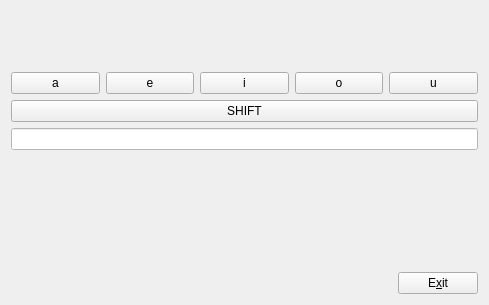
<?xml version="1.0" encoding="UTF-8"?>
<ui version="4.0">
 <class>MyForm</class>
 <widget class="QWidget" name="MyForm">
  <property name="geometry">
   <rect>
    <x>0</x>
    <y>0</y>
    <width>489</width>
    <height>305</height>
   </rect>
  </property>
  <property name="windowTitle">
   <string>PENJAT</string>
  </property>
  <layout class="QVBoxLayout" name="verticalLayout_5">
   <item>
    <layout class="QVBoxLayout" name="verticalLayout_4">
     <item>
      <spacer name="verticalSpacer">
       <property name="orientation">
        <enum>Qt::Vertical</enum>
       </property>
       <property name="sizeHint" stdset="0">
        <size>
         <width>20</width>
         <height>40</height>
        </size>
       </property>
      </spacer>
     </item>
     <item>
      <layout class="QVBoxLayout" name="verticalLayout_3">
       <item>
        <layout class="QVBoxLayout" name="verticalLayout_2">
         <item>
          <layout class="QHBoxLayout" name="horizontalLayout_2">
           <item>
            <widget class="MyPushButton" name="pushButton">
             <property name="text">
              <string>a</string>
             </property>
            </widget>
           </item>
           <item>
            <widget class="MyPushButton" name="pushButton_6">
             <property name="text">
              <string>e</string>
             </property>
            </widget>
           </item>
           <item>
            <widget class="MyPushButton" name="pushButton_2">
             <property name="text">
              <string>i</string>
             </property>
            </widget>
           </item>
           <item>
            <widget class="MyPushButton" name="pushButton_5">
             <property name="text">
              <string>o</string>
             </property>
            </widget>
           </item>
           <item>
            <widget class="MyPushButton" name="pushButton_4">
             <property name="text">
              <string>u</string>
             </property>
            </widget>
           </item>
          </layout>
         </item>
         <item>
          <widget class="MyPushButton" name="pushButton_3">
           <property name="text">
            <string>SHIFT</string>
           </property>
          </widget>
         </item>
        </layout>
       </item>
       <item>
        <widget class="QLineEdit" name="lineEdit">
         <property name="styleSheet">
          <string notr="true">background-color: rgb(255, 255, 255);
color: rgb(0, 0, 0);</string>
         </property>
        </widget>
       </item>
      </layout>
     </item>
    </layout>
   </item>
   <item>
    <layout class="QHBoxLayout" name="horizontalLayout">
     <item>
      <spacer name="horizontalSpacer">
       <property name="orientation">
        <enum>Qt::Horizontal</enum>
       </property>
       <property name="sizeHint" stdset="0">
        <size>
         <width>40</width>
         <height>20</height>
        </size>
       </property>
      </spacer>
     </item>
     <item>
      <layout class="QVBoxLayout" name="verticalLayout">
       <item>
        <spacer name="verticalSpacer_2">
         <property name="orientation">
          <enum>Qt::Vertical</enum>
         </property>
         <property name="sizeHint" stdset="0">
          <size>
           <width>20</width>
           <height>40</height>
          </size>
         </property>
        </spacer>
       </item>
       <item>
        <widget class="QPushButton" name="pushButton_8">
         <property name="text">
          <string>E&amp;xit</string>
         </property>
        </widget>
       </item>
      </layout>
     </item>
    </layout>
   </item>
  </layout>
 </widget>
 <customwidgets>
  <customwidget>
   <class>MyPushButton</class>
   <extends>QPushButton</extends>
   <header>MyPushButton.h</header>
   <slots>
    <signal>sendTextSignal(QString)</signal>
    <slot>sendTextA()</slot>
    <slot>sendTextE()</slot>
    <slot>sendTextI()</slot>
    <slot>sendTextO()</slot>
    <slot>sendTextU()</slot>
    <slot>changeShift()</slot>
   </slots>
  </customwidget>
 </customwidgets>
 <resources/>
 <connections>
  <connection>
   <sender>pushButton_8</sender>
   <signal>clicked()</signal>
   <receiver>MyForm</receiver>
   <slot>close()</slot>
   <hints>
    <hint type="sourcelabel">
     <x>478</x>
     <y>298</y>
    </hint>
    <hint type="destinationlabel">
     <x>358</x>
     <y>269</y>
    </hint>
   </hints>
  </connection>
  <connection>
   <sender>pushButton</sender>
   <signal>clicked()</signal>
   <receiver>pushButton</receiver>
   <slot>sendTextA()</slot>
   <hints>
    <hint type="sourcelabel">
     <x>55</x>
     <y>113</y>
    </hint>
    <hint type="destinationlabel">
     <x>83</x>
     <y>105</y>
    </hint>
   </hints>
  </connection>
  <connection>
   <sender>pushButton_6</sender>
   <signal>clicked()</signal>
   <receiver>pushButton_6</receiver>
   <slot>sendTextE()</slot>
   <hints>
    <hint type="sourcelabel">
     <x>141</x>
     <y>113</y>
    </hint>
    <hint type="destinationlabel">
     <x>173</x>
     <y>110</y>
    </hint>
   </hints>
  </connection>
  <connection>
   <sender>pushButton_2</sender>
   <signal>clicked()</signal>
   <receiver>pushButton_2</receiver>
   <slot>sendTextI()</slot>
   <hints>
    <hint type="sourcelabel">
     <x>226</x>
     <y>114</y>
    </hint>
    <hint type="destinationlabel">
     <x>260</x>
     <y>109</y>
    </hint>
   </hints>
  </connection>
  <connection>
   <sender>pushButton_5</sender>
   <signal>clicked()</signal>
   <receiver>pushButton_5</receiver>
   <slot>sendTextO()</slot>
   <hints>
    <hint type="sourcelabel">
     <x>311</x>
     <y>117</y>
    </hint>
    <hint type="destinationlabel">
     <x>343</x>
     <y>114</y>
    </hint>
   </hints>
  </connection>
  <connection>
   <sender>pushButton_4</sender>
   <signal>clicked()</signal>
   <receiver>pushButton_4</receiver>
   <slot>sendTextU()</slot>
   <hints>
    <hint type="sourcelabel">
     <x>391</x>
     <y>109</y>
    </hint>
    <hint type="destinationlabel">
     <x>430</x>
     <y>110</y>
    </hint>
   </hints>
  </connection>
  <connection>
   <sender>pushButton</sender>
   <signal>sendTextSignal(QString)</signal>
   <receiver>lineEdit</receiver>
   <slot>setText(QString)</slot>
   <hints>
    <hint type="sourcelabel">
     <x>104</x>
     <y>109</y>
    </hint>
    <hint type="destinationlabel">
     <x>69</x>
     <y>182</y>
    </hint>
   </hints>
  </connection>
  <connection>
   <sender>pushButton_6</sender>
   <signal>sendTextSignal(QString)</signal>
   <receiver>lineEdit</receiver>
   <slot>setText(QString)</slot>
   <hints>
    <hint type="sourcelabel">
     <x>160</x>
     <y>114</y>
    </hint>
    <hint type="destinationlabel">
     <x>157</x>
     <y>183</y>
    </hint>
   </hints>
  </connection>
  <connection>
   <sender>pushButton_2</sender>
   <signal>sendTextSignal(QString)</signal>
   <receiver>lineEdit</receiver>
   <slot>setText(QString)</slot>
   <hints>
    <hint type="sourcelabel">
     <x>245</x>
     <y>118</y>
    </hint>
    <hint type="destinationlabel">
     <x>244</x>
     <y>179</y>
    </hint>
   </hints>
  </connection>
  <connection>
   <sender>pushButton_5</sender>
   <signal>sendTextSignal(QString)</signal>
   <receiver>lineEdit</receiver>
   <slot>setText(QString)</slot>
   <hints>
    <hint type="sourcelabel">
     <x>327</x>
     <y>118</y>
    </hint>
    <hint type="destinationlabel">
     <x>327</x>
     <y>179</y>
    </hint>
   </hints>
  </connection>
  <connection>
   <sender>pushButton_4</sender>
   <signal>sendTextSignal(QString)</signal>
   <receiver>lineEdit</receiver>
   <slot>setText(QString)</slot>
   <hints>
    <hint type="sourcelabel">
     <x>413</x>
     <y>118</y>
    </hint>
    <hint type="destinationlabel">
     <x>410</x>
     <y>182</y>
    </hint>
   </hints>
  </connection>
  <connection>
   <sender>pushButton_3</sender>
   <signal>clicked()</signal>
   <receiver>pushButton</receiver>
   <slot>changeShift()</slot>
   <hints>
    <hint type="sourcelabel">
     <x>100</x>
     <y>143</y>
    </hint>
    <hint type="destinationlabel">
     <x>101</x>
     <y>116</y>
    </hint>
   </hints>
  </connection>
  <connection>
   <sender>pushButton_3</sender>
   <signal>clicked()</signal>
   <receiver>pushButton_6</receiver>
   <slot>changeShift()</slot>
   <hints>
    <hint type="sourcelabel">
     <x>159</x>
     <y>146</y>
    </hint>
    <hint type="destinationlabel">
     <x>154</x>
     <y>113</y>
    </hint>
   </hints>
  </connection>
  <connection>
   <sender>pushButton_3</sender>
   <signal>clicked()</signal>
   <receiver>pushButton_2</receiver>
   <slot>changeShift()</slot>
   <hints>
    <hint type="sourcelabel">
     <x>241</x>
     <y>140</y>
    </hint>
    <hint type="destinationlabel">
     <x>242</x>
     <y>119</y>
    </hint>
   </hints>
  </connection>
  <connection>
   <sender>pushButton_3</sender>
   <signal>clicked()</signal>
   <receiver>pushButton_5</receiver>
   <slot>changeShift()</slot>
   <hints>
    <hint type="sourcelabel">
     <x>327</x>
     <y>146</y>
    </hint>
    <hint type="destinationlabel">
     <x>327</x>
     <y>114</y>
    </hint>
   </hints>
  </connection>
  <connection>
   <sender>pushButton_3</sender>
   <signal>clicked()</signal>
   <receiver>pushButton_4</receiver>
   <slot>changeShift()</slot>
   <hints>
    <hint type="sourcelabel">
     <x>415</x>
     <y>142</y>
    </hint>
    <hint type="destinationlabel">
     <x>414</x>
     <y>119</y>
    </hint>
   </hints>
  </connection>
 </connections>
</ui>
